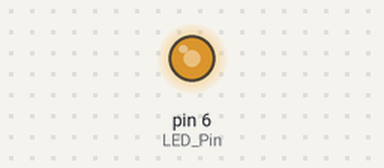
Simulated run of this sketch. Board: Arduino Uno, built with avr-gcc and run on an emulated ATmega328P. Parts: output pins drawn as LEDs (lit = HIGH). Random numbers use the default seed unless the sketch sets one.

Above: at 0.04 s.
At 39.88 s:
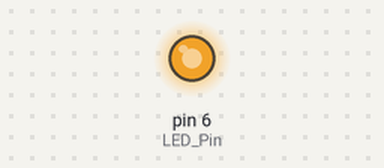
Timing chart, 0 to 40.0 s (numbered marks = the images above):
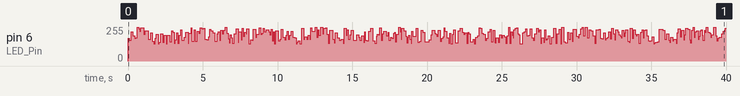

Measured:
- by itself, pin 6 (LED_Pin): 0/255 → 171/255 at 0.00 s, → 157/255 0.10 s later, → 221/255 0.11 s later, → 188/255 0.12 s later, … (407 changes in this stretch)

The sketch:

led_flicker.ino
```cpp
int LED_Pin = 6; // Use Pin 9 for the LED. (Any PWM Pin will work for this.)
int howBright;   // Intensity of the LED: [0 = Off], [255 = Brightly Lit]

void setup()
{
  pinMode(LED_Pin, OUTPUT);
}

void loop()
{
  howBright = random(128,255);     // Change brightness to something between 128 and 255
  analogWrite(LED_Pin, howBright); // Illuminate the LED with the brightness picked
  delay(random(50,150));           // Makes LED seem to flicker when on for a random time
}
```
